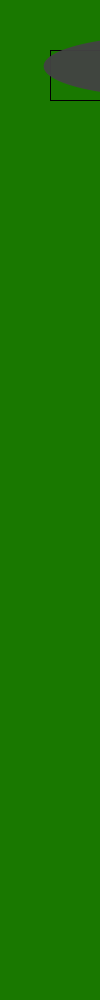
Frame 1 (no input)
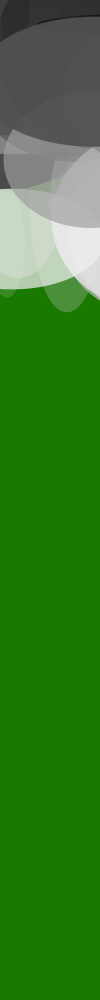
Frame 60 (the mouse pressed at the canvas centre just before this capture)
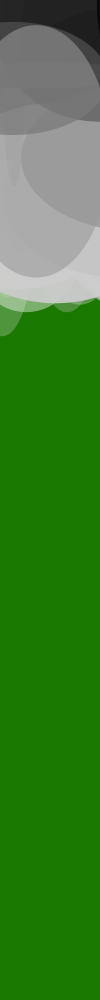
Frame 120 (the mouse held since frame 60 and released just before this capture)

The Processing sketch that drew these frames (run headless with seeded random() and noise(); from frame 60 on, the mouse is pressed at the canvas centre):

// Processing sketch: processing_159507
// ── processing_159507.pde

float a;
float b;
float c;
float d;
 
float x;
float y;
 
void setup(){
size(100, 1000);
background(25,120,0);
translate(58, 48, 0);
 
noFill();
rect(50,50,50,50);
}
void draw() {
    a=random(255);
    b=random(255);
    c=random(255);
    d=random(255);
 
    x= random(255);
    y= random(255);
     
     
    noStroke();
    fill(b,c);
    ellipse(a,b,c,d);
  }
